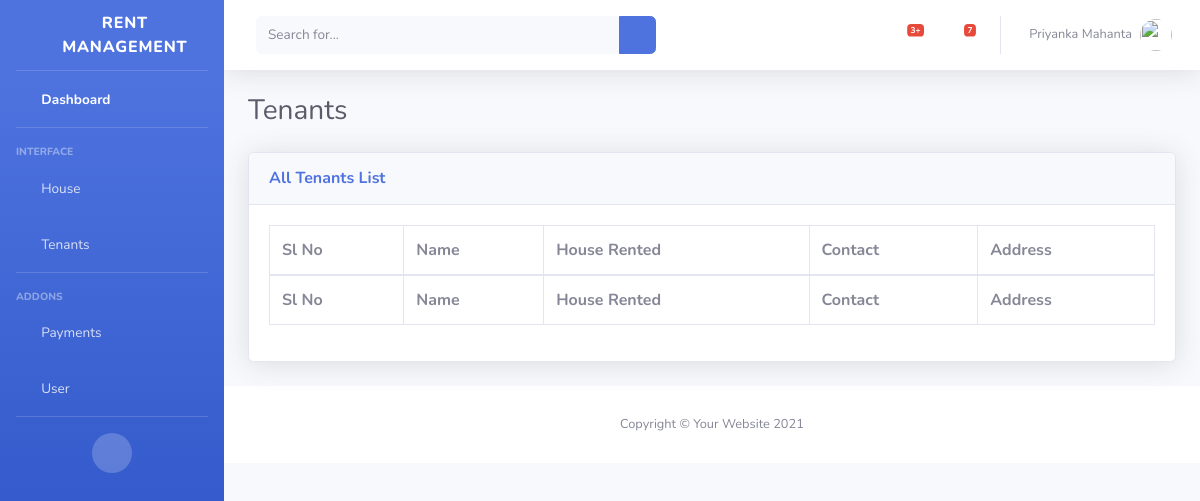
Before: /tenants/ with the older database file.
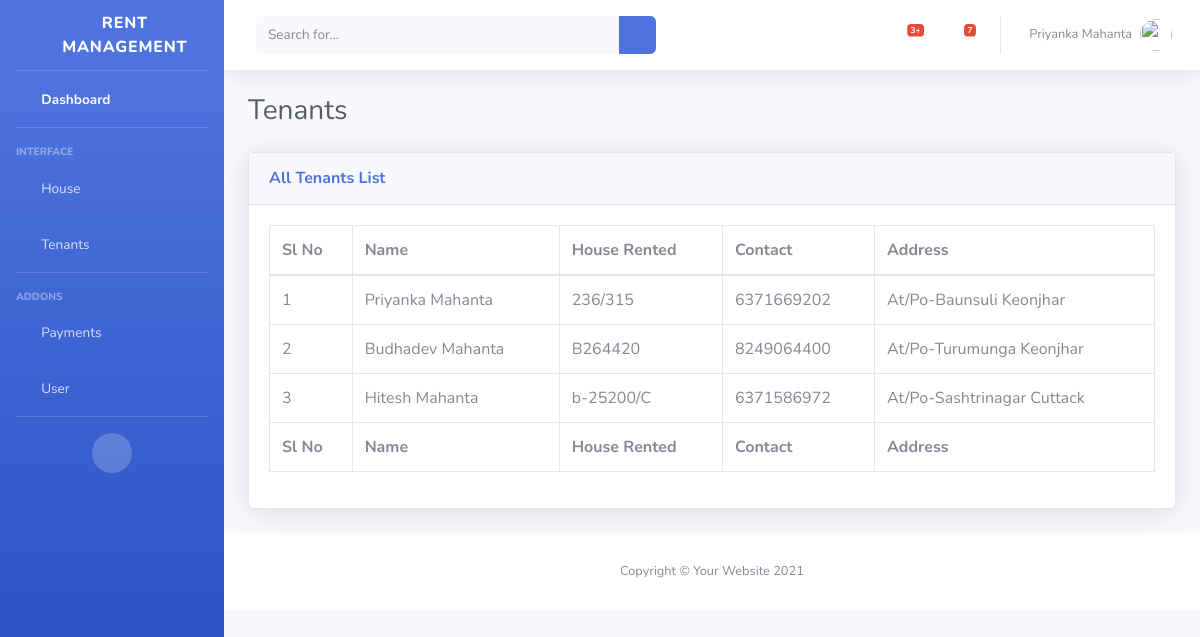
After: the same page with the newer database file.
### rent_management/models.py (models this page shows, shortened)
class User(models.Model):
    GENDER = (
        ('M', 'Male'),
        ('F', 'Female'),
        ('O', 'Other'),
    )
    name = models.CharField(max_length=150)
    age = models.IntegerField(default=0)
    sex = models.CharField(max_length=20, choices=GENDER, default='M')
    aadhaar_number = models.CharField(max_length=50, default='')
    mobile_number = models.CharField(max_length=13, default='Not Given', null=True)
    email_id = models.CharField(max_length=100, default='')
    alternative_number = models.CharField(max_length=15, default='')
    address = models.TextField(default='')
    user_type = models.ForeignKey(UserType, on_delete=models.CASCADE)
    created_on = models.DateTimeField(auto_now_add=True)

class Tenants(models.Model):
    name = models.ForeignKey(User, on_delete=models.CASCADE)
    member = models.IntegerField(default=1)
    rented_house = models.ForeignKey(House, on_delete=models.CASCADE)
    created_on = models.DateTimeField(auto_now_add=True)

class House(models.Model):
    number = models.CharField(max_length=20)
    name = models.CharField(max_length=20, default='')
    type = models.ForeignKey(HouseType, on_delete=models.CASCADE)
    address = models.TextField(default='')
    rent = models.CharField(max_length=20, default=0)
    created_on = models.DateTimeField(auto_now_add=True)

### rent_management/views/tenants.py (the view)
# urls.py: path("tenants/", views.tenants, name="tenants"),
def tenants(request):
    tenants_list = User.objects.filter(user_type=3)
    house_rented_list = Tenants.objects.all()
    context = {
        'tenants_list': tenants_list,
        'house_rent_list': house_rented_list,
    }
    return render(request, "rent/tenants/tenants.html", context)

### rent_management/templates/rent/tenants/tenants.html
{% extends "rent/base/base.html" %}
{% block content %}
<div class="container-fluid">
    <h1 class="h3 mb-4 text-gray-800">Tenants</h1>
    <div class="card shadow mb-4">
        <div class="card-header py-3">
            <h6 class="m-0 font-weight-bold text-primary">All Tenants List</h6>
        </div>
        <div class="card-body">
            <div class="table-responsive">
                <table class="table table-bordered" id="dataTable" width="100%" cellspacing="0">
                    <thead>
                        <tr>
                            <th>Sl No</th>
                            <th>Name</th>
                            <th>House Rented</th>
                            <th>Contact</th>
                            <th>Address</th>
                        </tr>
                    </thead>
                    <tfoot>
                        <tr>
                            <th>Sl No</th>
                            <th>Name</th>
                            <th>House Rented</th>
                            <th>Contact</th>
                            <th>Address</th>
                        </tr>
                    </tfoot>
                    <tbody>
                    {% for i in tenants_list %}
                        <tr>
                            <td>{{ forloop.counter }}</td>
                            <td>{{i.name}}</td>
                            <td>
                                    {% for tenants in house_rent_list %}
                                        {% if tenants.name.id == i.id %}
                                            {{tenants.rented_house.number}}
                                        {% endif %}
                                    {% endfor %}
                            </td>
                            <td>{{i.mobile_number}}</td>
                            <td>{{i.address}}</td>
                        </tr>
                    {% endfor %}
                    </tbody>
                </table>
            </div>
        </div>
    </div>
</div>
{% endblock %}

Changed rows visible on the page:
added User: name "Priyanka Mahanta", mobile_number "6371669202", address "At/Po-Baunsuli Keonjhar"
added Tenants: rented_house.number "236/315", shown under "Priyanka Mahanta"
added User: name "Budhadev Mahanta", mobile_number "8249064400", address "At/Po-Turumunga Keonjhar"
added Tenants: rented_house.number "B264420", shown under "Budhadev Mahanta"
added User: name "Hitesh Mahanta", mobile_number "6371586972", address "At/Po-Sashtrinagar Cuttack"
added Tenants: rented_house.number "b-25200/C", shown under "Hitesh Mahanta"
